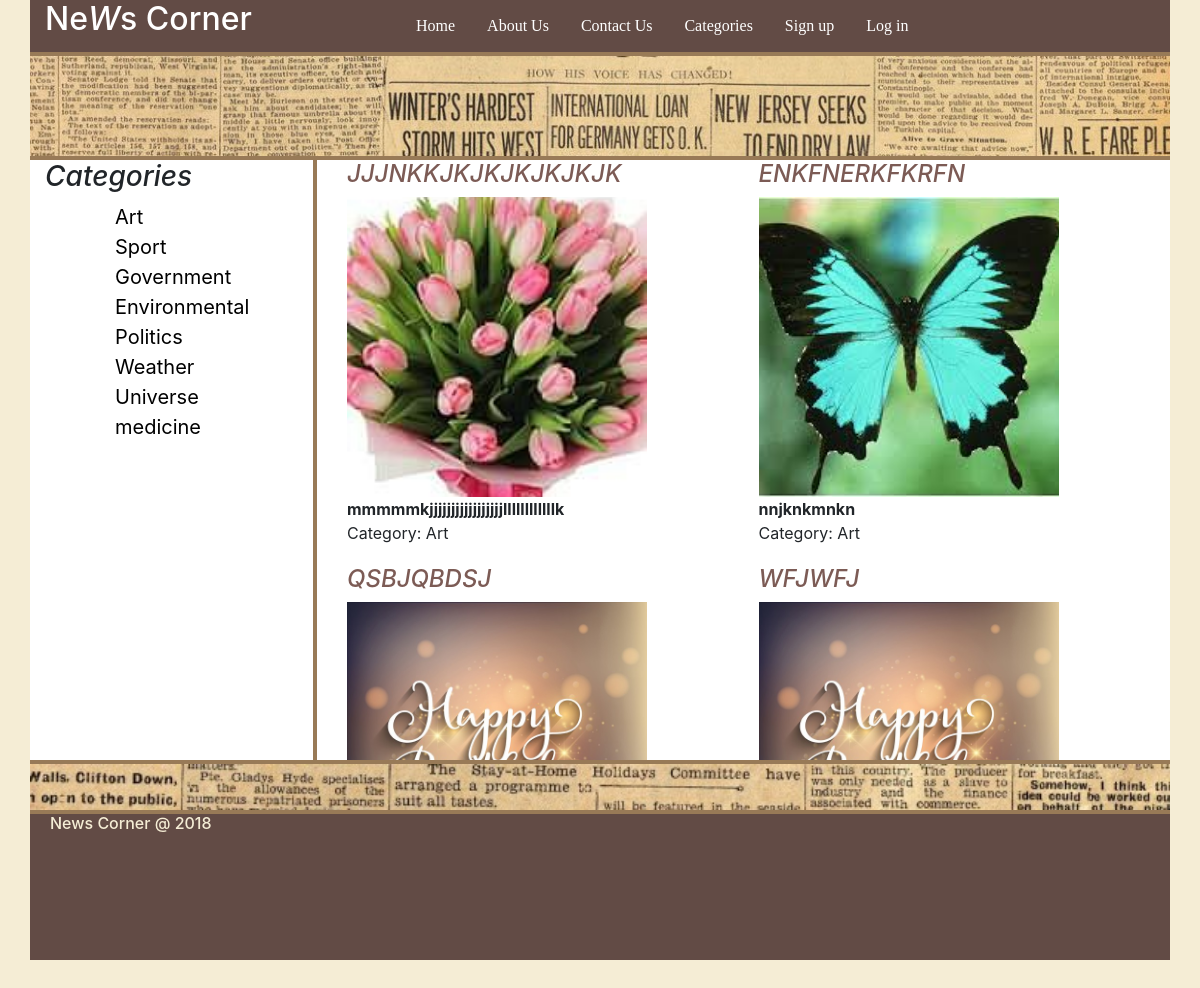
/category.php?id=1, run on the app's committed database.
### tables this page shows
CREATE TABLE `categories` (
  `id` int(11) NOT NULL,
  `title` varchar(255) NOT NULL
);

CREATE TABLE `news` (
  `id` int(11) NOT NULL,
  `title` varchar(255) NOT NULL,
  `description` text NOT NULL,
  `content` text NOT NULL,
  `image_path` varchar(255) NOT NULL,
  `category_id` int(11) NOT NULL,
  `date_of_creating` date NOT NULL
);

### cookies_sessions/session_on.php (called while the page is built, shortened)
<?php
function check_session(){
    return false;
}

### components/db.php (called while the page is built, shortened)
<?php
class Database
{
    public function is_serialized($data, &$result = null)
    {
        $data = trim($data);
        if (strlen($data) < 4) {
            return false;
        }
        if ($data[1] !== ':') {
            return false;
        }
        return false;
    }
}

### category.php (the view, shortened to what this page needs)
<?php
$id = $_GET['id'];
include_once 'layouts/header.php';
?>
<?php
include_once 'layouts/left-sidebar.php';
?>
<?php
$sql = "select n1.*, c1.id as c_id, c1.title as category_name from news as n1 inner join categories as c1 ON n1.category_id=c1.id where c1.id = '$id' order by id desc ";
$stmt = $conn-> query($sql);
$data = $stmt->fetchAll();
?>
<div class="col-md-9 right">
    <?php if(!empty($data)) : ?>
        <div class="news_list row m-0 ">
            <?php foreach($data as $item):?>
            <div class="col-sm-6">
                <h4 class="title"><a href="view.php?id=<?php echo $item['id']; ?>"><?php echo $item['title']; ?></a>
                </h4>
                <div class="image_container">
                    <img src="uploads/<?php echo $item['image_path']; ?>">
                </div>
                <div class="description"><?php echo $item['description']; ?></div>
                <div class="category">Category: <?php
                    echo $item['category_name'];
                    ?> </div>
            </div>
            <?php endforeach;  ?>
        </div>
    <?php endif;?>
</div>
</div>
</div>
<?php
include_once 'layouts/footer.php';
?>

### layouts/header.php (shortened to what this page needs)
<?php
include_once "cookies_sessions/session_on.php";
include_once 'components/db_functions.php';
if(isset ($_SESSION['id'])) {
    $user_id = $_SESSION['id'];
}else{
    $user_id = "";
}
$stmt = $conn->query("select * from registr_s where id = '$user_id'"  );
$data = $stmt->fetch(PDO::FETCH_ASSOC);
?>
<!DOCTYPE html>
<html lang="en">
<head>
    <link rel="stylesheet" href="css/bootstrap.css">
    <link rel="stylesheet" href="css/style.css">
    <link rel="stylesheet" href="css/fontawesome.css">
</head>
<body>
<div class="container-fluid ">
    <div class="container header ">
        <div class="navigation">
            <nav class="row ">
                <div class="col-md-3  col-xs-3 nav_bottom left_header" id="logo"><a href="index.php"><h2 >Ne<i>W</i>s Corner</h2></a></div>
                <div class="col-md-9 col-xs-9 nav_bottom right_header">
                    <ul>
                        <li class="nav"><a class="nav_href" href="index.php">Home</a></li>
                        <li class="nav"><a class="nav_href" href="about_us.php">About Us</a></li>
                        <li class="nav"><a class="nav_href" href="contact.php">Contact Us</a></li>
                        <li class="nav"><a class="nav_href" href="category_nav.php">Categories</a></li>
                        <?php
                        if (check_session()): ?>
                            <li class="nav"><a class="nav_href" href="log_out.php">Log out</a></li>
                            <li class="nav"><a class="nav_href" href="admin.php">Creat News</a></li>
                            <li class="nav"><a class="nav_href" href="welcome.php" title = "Profile">
                                    <?= $data['f_name']?>
                                    <img  class="profile_image"  src="uploads/profiles/<?php echo $data['profile_path']  ?>" alt="">
                                </a></li>
                        <?php else: ?>
                            <li class="nav"><a class="nav_href" href="sign_up.php">Sign up</a></li>
                            <li class="nav" ><a class="nav_href" href="log_in.php">Log in</a></li>
                        <?php endif; ?>
                    </ul>
                </div>
                <div class="container header_background_image"></div>
            </nav>
        </div>
    </div>

### layouts/left-sidebar.php (shortened to what this page needs)
<?php
$stmt = $conn->query("SELECT * FROM categories");
$data = $stmt->fetchAll(PDO::FETCH_ASSOC);
include_once "components/db.php";
?>
<div class="container">
    <div class="row">
        <div class="col-md-3 left">
            <h3 style="font-style: italic" class="cat">Categories</h3>
            <ul class="category_nav" id="sortable">
            <?php foreach ($data as $value):?>
                    <li><a href="category.php?id=<?= $value['id']
                        ?>"><?= $value['title']?></a> </li>
                <?php endforeach;?>
            </ul>
        </div>

### layouts/footer.php (shortened to what this page needs)
<div class="container footer_image"></div>
<div class="container footer">
    <div class="row">
        <footer>
           <h6 style="margin-left:20px;">News Corner @ 2018</h6>
        </footer>
    </div>
</div>
</div>
</body>
</html>

### css/style.css (style rules this page uses)
body { background:#F5EDD5; outline:none !important; padding:0; margin:0; }
ul { list-style-type: none; margin-left: 70px; padding: 0; }
li { list-style-type: none; }
.nav { float: left; }
.nav a { display: block; color: white; text-align: center; padding: 14px 16px; text-decoration: none; font-family: "Verdana"; }
.category_nav li a { color:black; text-decoration:none; font-size: 20px; }
.left { background: #FFFFFF; border-right:2px solid #987A57; }
.right { background: #FFFFFF; border-left:2px solid #987A57; }
.title { font-style:italic; text-transform:uppercase; color: #7c5b55; }
.title a { color: #7c5b55; }
.image_container { width:300px; height:300px; margin-left:0!important; }
.image_container img { width:300px; height:300px !important; object-fit:cover !important; margin-left:0!important; }
.category { margin-bottom:20px; }
.header { background-color: #624B45; border-bottom: 4px solid #987A57; }
.nav_bottom { border-bottom: 4px solid #987A57; }
.footer { background-color: #624B45 !important; height:150px; border-top: 4px solid #987A57; color:#F5EDD5; }
#logo a { color: white; }
#logo a h2 { -webkit-animation-name: example; -webkit-animation-duration: 10s; animation-name: example; animation-duration: 10s; }
.description { font-weight: bold; }
.header_background_image { background-image: url("../images/news_header.jpg"); height:100px; background-repeat:no-repeat ; background-size: cover; }
.footer_image { background-image: url("../images/news_bottom.jpg"); height:50px; background-repeat:no-repeat ; background-size: cover; border-top: 4px solid #987A57; }
.news_list { height:600px; overflow-y: scroll; }
.cat { position: relative; -webkit-animation-name: example; -webkit-animation-duration: 4s; animation-name: example_cat; animation-duration: 4s; }

### data on the page
categories: title "Art"
categories: title "Sport"
categories: title "Government"
categories: title "Environmental"
categories: title "Politics"
categories: title "Weather"
categories: title "Universe"
categories: title "medicine"
news: title "JJJNKKJKJKJKJKJKJK", shows a picture, description "mmmmmkjjjjjjjjjjjjjjjjjllllllllllllk", category.title "Art"
news: title "ENKFNERKFKRFN", shows a picture, description "nnjknkmnkn", category.title "Art"
news: title "QSBJQBDSJ"
news: title "WFJWFJ"
